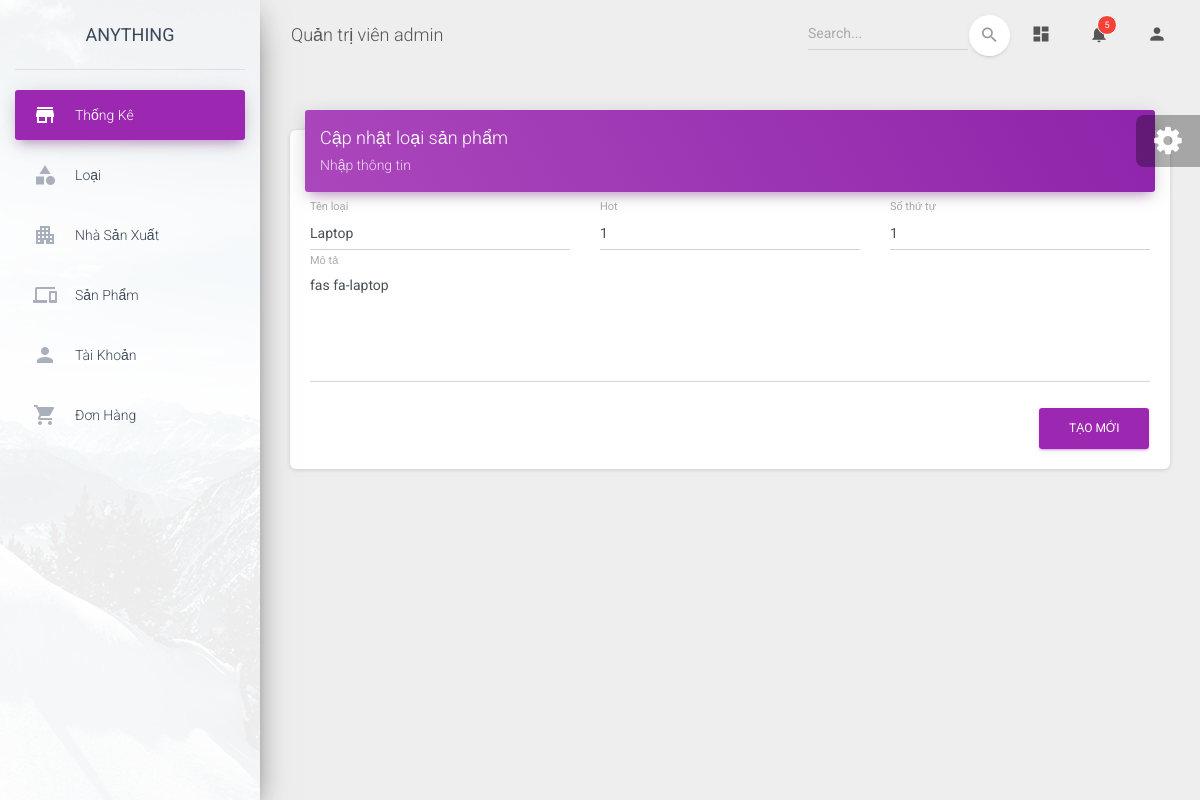
Screenshot of /admin/controller/index.php?ctrl=category&act=edit&id=18 (signed in) with the database file from the repository.
### tables this page shows
CREATE TABLE `loai` (
  `id` int(11) NOT NULL,
  `name` varchar(100) NOT NULL,
  `mo_ta` varchar(250) DEFAULT NULL,
  `hot` int(11) NOT NULL DEFAULT 0,
  `stt` int(11) NOT NULL
);

### admin/model/connect.php (called while the page is built, shortened)
<?php
    class connect {
        var $db = null;
        function __construct () {
            $dsn = "mysql:host=localhost;dbname=anything";
            $user = 'root';
            $pass = '';
            $this->db = new PDO($dsn , $user, $pass,
                array(PDO::MYSQL_ATTR_INIT_COMMAND => "SET NAMES utf8"));
            $this->db->setAttribute(PDO::ATTR_ERRMODE,PDO::ERRMODE_EXCEPTION);
        }
        function getInstance ($select){
            $results = $this -> db -> query($select);
            $result = $results ->fetch();
            return $result;
        }
    }
?>

### admin/model/category.php (called while the page is built, shortened)
<?php
class category {
    public function getCategorybyId($id){
        $db = new connect();
        $strQuery = "select * from loai where id=$id";
        $r = $db->getInstance($strQuery);
        return $r;
    }
}
?>

### admin/views/category/add.php (the view, shortened to what this page needs)
<div class="content">
  <div class="container-fluid">
    <div class="row">
      <div class="col-md-12">
        <div class="card">
          <div class="card-header card-header-primary">
            <h4 class="card-title">Cập nhật loại sản phẩm</h4>
            <p class="card-category">Nhập thông tin</p>
          </div>
          <div class="card-body">
            <form method="post" action="">
              <div class="row">
                <div class="col-md-4">
                  <div class="form-group">
                    <label class="bmd-label-floating">Tên loại</label>
                    <input type="text" class="form-control" name="category_name" value="<?php if(isset($result)) echo $result[1];?>">
                  </div>
                </div>
                <div class="col-md-4">
                  <div class="form-group">
                    <label class="bmd-label-floating">Hot</label>
                    <input type="number" class="form-control" name="category_hot" max=1 min=0 value="<?php if(isset($result)) echo $result[3];?>">
                  </div>
                </div>
                <div class="col-md-4">
                  <div class="form-group">
                    <label class="bmd-label-floating">Số thứ tự</label>
                    <input type="number" class="form-control" name="category_order" min=0 value="<?php if(isset($result)) echo $result[4];?>">
                  </div>
                </div>
              </div>
              <div class="row">
                <div class="col-md-12">
                  <div class="form-group">
                    <div class="form-group">
                      <label class="bmd-label-floating"> Mô tả</label>
                      <textarea class="form-control" rows="5" name="category_describle"><?php if(isset($result)) echo $result[2];?></textarea>
                    </div>
                  </div>
                </div>
              </div>
              <input type="submit" class="btn btn-primary pull-right" value="Tạo mới" name="buttonAdd">
              <div class="clearfix"></div>
            </form>
          </div>
        </div>
      </div>
    </div>
  </div>
</div>

### rows the page displays
loai: category_name "Laptop", category_hot "1", category_order "1", category_describle "fas fa-laptop"

### other values shown
$_SESSION['user'] "admin"
